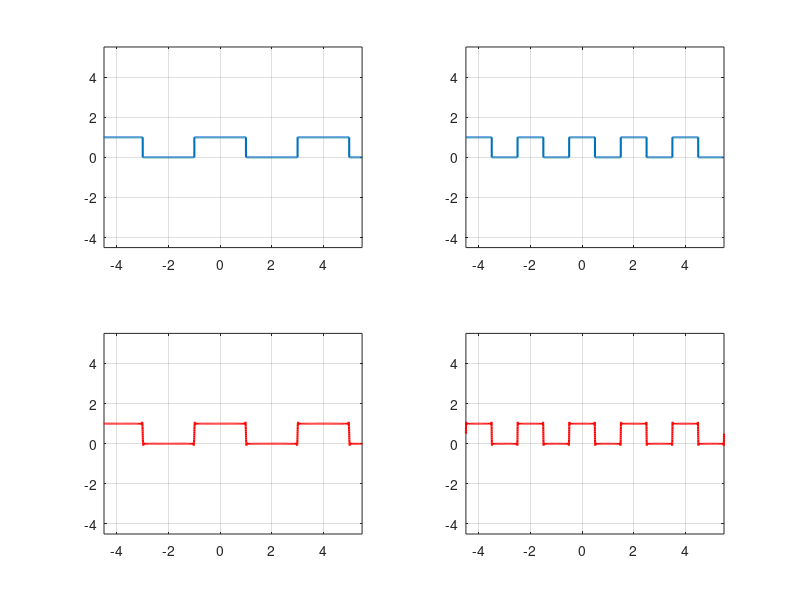

Write the MATLAB code that produced this figure.
t=-4.5:0.001:5.5;
t02 = -6:0.001:6;
t1 = -5.999:0.001:6;
t2 = -4.499:0.001:5.5;
T = 2;

x1=[zeros(1,1000),ones(1,2000),zeros(1,1000)];
x1=[x1,x1,x1];
x2=[ones(1,1000),zeros(1,1000)];
x2=[x2,x2,x2,x2,x2];

N=100;
c0=0.5;
f1=c0*ones(1,length(t));
for n=1:N
f1=f1+cos(pi*n*t)*sinc(n/2);
end

f2=c0*ones(1,length(t02));
for n=1:N
f2=f2+cos(pi*n*t02)*sinc(n/2);
end


subplot(2,2,1);
plot(t1, x1, 'linewidth', 1.5); 
axis([-4.5,5.5,-4.5,5.5]);
grid;
subplot(2,2,2);
plot(t2, x2, 'linewidth', 1.5);
axis([-4.5,5.5,-4.5,5.5]);
grid;

subplot(2,2,4);
plot(t,f1,'r','linewidth',1.5);
axis([-4.5,5.5,-4.5,5.5]);
grid;

subplot(2,2,3);
plot(t02 * 2,f2,'r','linewidth',1.5);
axis([-4.5,5.5,-4.5,5.5]);
grid;

